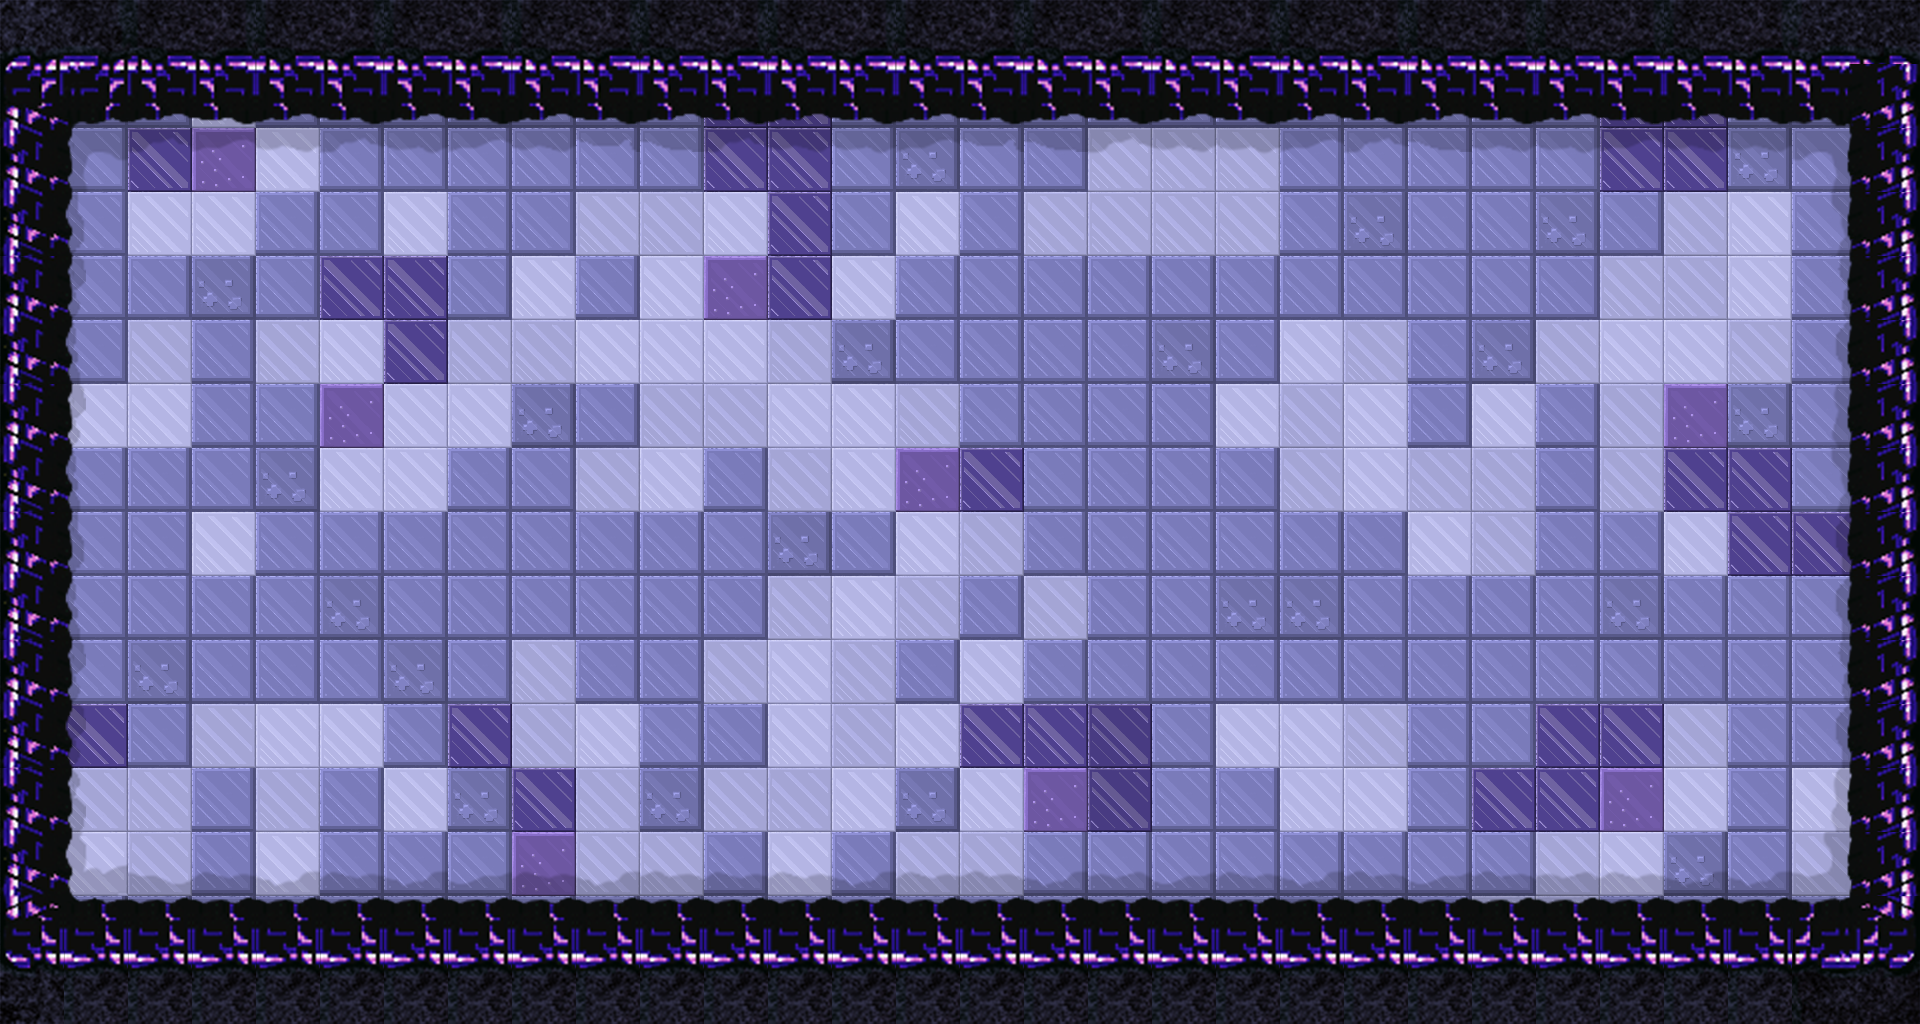

The image is a tile-based game level rendered from a .tmx file. Its description and complete source (layers, tilesets, objects, tile grids) follow:
An orthogonal 30x16 tile map with 64x64 px tiles, 1 tile layer (background).

<map version="1.9" tiledversion="1.9.2" orientation="orthogonal" renderorder="right-down" width="30" height="16" tilewidth="64" tileheight="64" infinite="0" nextlayerid="3" nextobjectid="12">
 <tileset firstgid="1" source="Tileset/GameMaster-Background.tsx" />
 <layer id="1" name="background" width="30" height="16">
  <data encoding="csv">
1,2,3,4,5,6,7,8,9,10,11,12,13,14,15,16,17,18,19,20,21,22,23,24,25,26,27,28,29,30,
31,32,33,34,35,36,37,38,39,40,41,42,43,44,45,46,47,48,49,50,51,52,53,54,55,56,57,58,59,60,
61,62,63,64,65,66,67,68,69,70,71,72,73,74,75,76,77,78,79,80,81,82,83,84,85,86,87,88,89,90,
91,92,93,94,95,96,97,98,99,100,101,102,103,104,105,106,107,108,109,110,111,112,113,114,115,116,117,118,119,120,
121,122,123,124,125,126,127,128,129,130,131,132,133,134,135,136,137,138,139,140,141,142,143,144,145,146,147,148,149,150,
151,152,153,154,155,156,157,158,159,160,161,162,163,164,165,166,167,168,169,170,171,172,173,174,175,176,177,178,179,180,
181,182,183,184,185,186,187,188,189,190,191,192,193,194,195,196,197,198,199,200,201,202,203,204,205,206,207,208,209,210,
211,212,213,214,215,216,217,218,219,220,221,222,223,224,225,226,227,228,229,230,231,232,233,234,235,236,237,238,239,240,
241,242,243,244,245,246,247,248,249,250,251,252,253,254,255,256,257,258,259,260,261,262,263,264,265,266,267,268,269,270,
271,272,273,274,275,276,277,278,279,280,281,282,283,284,285,286,287,288,289,290,291,292,293,294,295,296,297,298,299,300,
301,302,303,304,305,306,307,308,309,310,311,312,313,314,315,316,317,318,319,320,321,322,323,324,325,326,327,328,329,330,
331,332,333,334,335,336,337,338,339,340,341,342,343,344,345,346,347,348,349,350,351,352,353,354,355,356,357,358,359,360,
361,362,363,364,365,366,367,368,369,370,371,372,373,374,375,376,377,378,379,380,381,382,383,384,385,386,387,388,389,390,
391,392,393,394,395,396,397,398,399,400,401,402,403,404,405,406,407,408,409,410,411,412,413,414,415,416,417,418,419,420,
421,422,423,424,425,426,427,428,429,430,431,432,433,434,435,436,437,438,439,440,441,442,443,444,445,446,447,448,449,450,
451,452,453,454,455,456,457,458,459,460,461,462,463,464,465,466,467,468,469,470,471,472,473,474,475,476,477,478,479,480
</data>
 </layer>
</map>